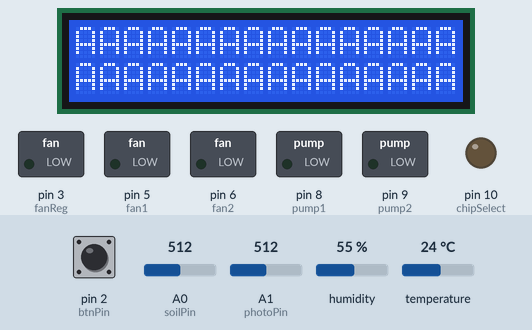
The sketch below on a simulated Arduino Uno, built with avr-gcc and run on an emulated ATmega328P. On the bench: 16×2 character LCD, switched loads named in the sketch (green lamp = pin HIGH), output pins drawn as LEDs (lit = HIGH). The inputs (shaded band) are chosen by the test bench; at power-on: pin 2 (btnPin) HIGH, A0 (soilPin) = 512, A1 (photoPin) = 512, humidity 55 %, temperature 24 °C. Storage starts empty; what the sketch prints to the serial monitor is not drawn.

Above: at 1.3 s.
1.4 s: pin 2 (btnPin) pulled LOW for 0.15 s
At 2.2 s:
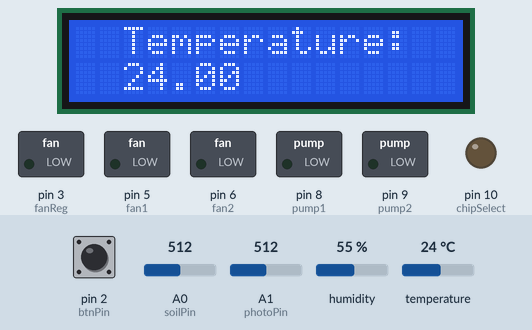
15.5 s: pin 2 (btnPin) pulled LOW for 1 s
At 17.0 s:
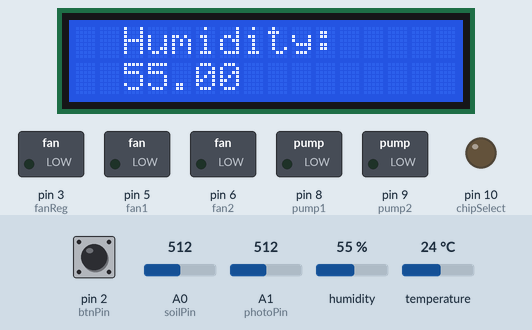
19.5 s: pin 2 (btnPin) pulled LOW for 0.15 s
At 20.0 s:
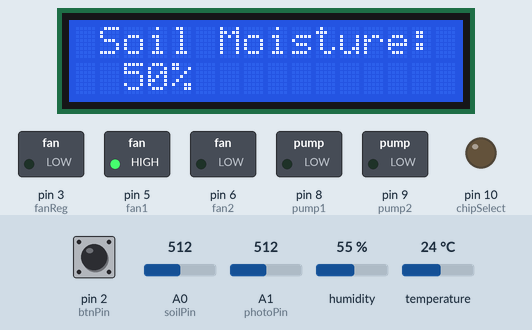
21.1 s: A0 (soilPin) set to 45
At 22.5 s:
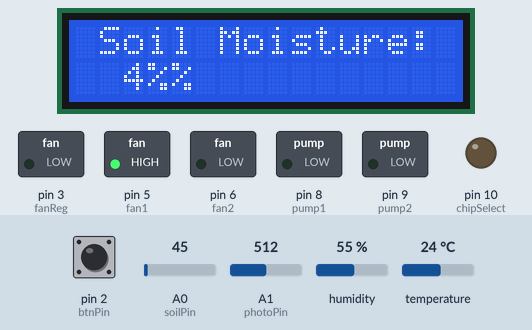
35.1 s: pin 2 (btnPin) pulled LOW for 3.2 s
At 38.1 s:
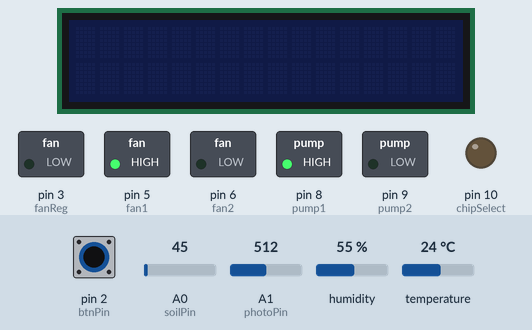
47.5 s: pin 2 (btnPin) pulsed LOW 5 times (0.12 s each, 0.3 s apart)
At 49.0 s:
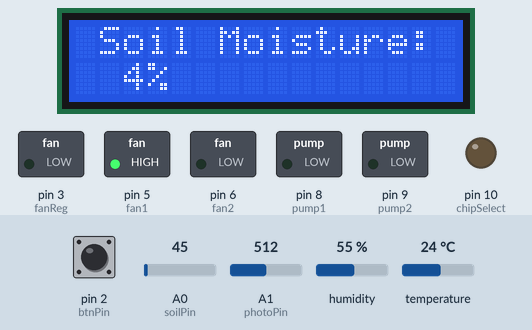
Timing chart, 0 to 73.5 s (numbered marks = the images above; inputs shaded):
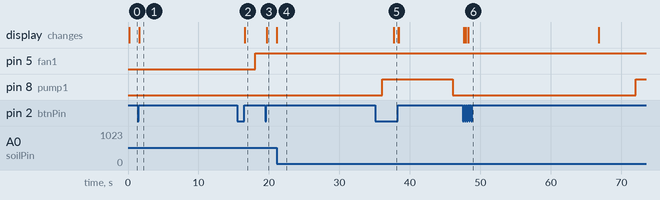

The sketch:

PLANTARONI_MILLIS.ino
```cpp
#include <LiquidCrystal_I2C.h>
#include "DHT.h"
#include <SPI.h>
#include <SD.h>

//All data pins
const int tempPin = 4;
const int btnPin = 2;
const int soilOn = 7;
const int chipSelect = 10;
const int soilPin = A0;
const int photoPin = A1;
const int pump1 = 8;
const int pump2 = 9;
const int fan1 = 5;
const int fan2 = 6;
const int fanReg = 3;


LiquidCrystal_I2C lcd(0x27, 16, 2); //LCD screen setup

File myFile; //File Setup

//Temp&Humid Setup
#define DHTTYPE DHT11
DHT dht(tempPin, DHTTYPE);

//Variables for different sensors
int scrset = -1;
int scrlast;
int laststate;
int perc;
float temp;
float humid;
float value;
float photoData;
bool wasWater = false;
bool water = false;

//ScreenOn Variable
bool isScreenOn = false;

//millis commands
unsigned long currentMillis = 0;
unsigned long previousSDMillis = 0;
unsigned long scrOffCalculate = 0;
unsigned long previousWater =0;
unsigned long previousFan =0;

//millis intervals
const int hourCheck = 18000;
//3600000
const int screenTimeCheck = 18000;
const int waterTime = 10000;
const int fanTime = 30000;

void setup() {
  lcd.init();
  lcd.clear();
  lcd.backlight();      // Make sure backlight is on

  Serial.begin(9600);
  dht.begin();

  pinMode(btnPin, INPUT);
  pinMode(soilPin, INPUT);
  pinMode(photoPin, INPUT);

  pinMode(chipSelect, OUTPUT);

  pinMode(pump1, OUTPUT);
  pinMode(pump2, OUTPUT);

  pinMode(fan1, OUTPUT);
  pinMode(fan2, OUTPUT);
  pinMode(fanReg, OUTPUT);

  digitalWrite(soilOn, LOW);

   if (!SD.begin()) {
    Serial.println("initialization failed!");
    return;
  }
  Serial.println("initialization done.");

  SDWRITE();
}

void loop()
{
  SDCheck();
  scrOnCheck();
  stopAll();
}

 void scrSelect()
 {
  switch (scrset)
  {
    case 0:
      lastscr(scrlast);
      lcd.print("AAAAAA");

    break;

    case 1: //Displays Current temperature
      lastscr(scrlast);
      temp = dht.readTemperature();

      lcd.setCursor(2,0);
      lcd.print("Temperature:");
      lcd.setCursor(2,1);   //Move cursor to character 2 on line 1
      lcd.print(temp);
    break;

    case 2: // Displays current Humidity
      lastscr(scrlast);
      humid = dht.readHumidity();

      lcd.setCursor(2,0);
      lcd.print("Humidity:");
      lcd.setCursor(2,1);   //Set cursor to character 2 on line 0
      lcd.print(humid);
    break;

    case 3: // Displays Soil Moisture
      lastscr(scrlast);
      digitalWrite(soilOn, HIGH);
      value = analogRead(soilPin);
      int per = map(value, 0, 1023, 0, 100);

      lcd.setCursor(1,0);
      lcd.print("Soil Moisture:");
      lcd.setCursor(2,1);
      lcd.print(per);
      lcd.print("%");
      digitalWrite(soilOn, LOW);
    break;

    case 4: // Displays Amount of light in volts
      lastscr(scrlast);
      float photoData = analogRead(photoPin);

      float voltage = (float)photoData * 5 / 1023;
      lcd.setCursor(1,0);
      lcd.print("Sun in volts:");
      lcd.setCursor(2,1);
      lcd.print(voltage);
    break;

    case 5: // Displays when plant last watered (in hours)
      lastscr(scrlast);
      currentMillis = millis();
      float minsSinceWater = (currentMillis - previousWater) / 60000;

      lcd.setCursor(0,0);
      lcd.print("Last Watered:");
      lcd.setCursor(0,1);
      lcd.print(minsSinceWater);
    break;

    case 6: // Displays when data was last recorded
      lastscr(scrlast);
     currentMillis = millis();
    float minsSinceSD = (currentMillis - previousSDMillis) / 60000;

      lcd.setCursor(0,0);
      lcd.print("Last Logged:");
      lcd.setCursor(0,1);
      lcd.print(minsSinceSD);

    break;

    default:
      lastscr(scrlast);

      lcd.setCursor(0,0);
      lcd.print("Plantkiller 3000");
      lcd.setCursor(0,1);
      lcd.print("Reginald is well");

    break;
  }
 }


void whatScreen()
{
  int look = digitalRead(btnPin);

  if (look != laststate)
  {
    if (look == 1)
    {
      currentMillis = millis();
      scrOffCalculate = currentMillis;
      scrset += 1;
      scrset %= 7;
    }
    laststate = look;
  }
}

void lastscr(int)
{
  if (scrlast != scrset)
  {
    lcd.clear();
    scrlast = scrset;
  }
}

void scrOnCheck()
{
  if (isScreenOn == false)
  {
    lcd.clear();
    lcd.noBacklight();
    if(digitalRead(btnPin) == HIGH)
    {
      isScreenOn = true;
      scrOffCalculate = currentMillis;
    }
  }
  if(isScreenOn == true)
  {
    currentMillis = millis();
    lcd.backlight();
    whatScreen();
    scrSelect();
    if (currentMillis - scrOffCalculate >= screenTimeCheck)
    {
        isScreenOn = false;
        scrset = -1;
    }
  }
}

void SDWRITE()
{
  temp = dht.readTemperature();
  humid = dht.readHumidity();

  digitalWrite(soilOn, HIGH);
  value = analogRead(soilPin);
  perc = map(value, 0, 1023, 0, 100);
  digitalWrite(soilOn, LOW);

  float photoData = analogRead(photoPin);
  float voltage = (float)photoData * 5 / 1023;
while(!myFile)
{
  myFile.close();
  myFile = SD.open("data.txt", FILE_WRITE);
}

  if (myFile) {
    Serial.print("Writing to test.txt...");
  //Temperature
  myFile.print(temp);
  myFile.print(", ");
  //Humidity
  myFile.print(humid);
  myFile.print(", ");
  //Soil Moisture
  myFile.print(perc);
  myFile.print(", ");
  //Light Sensor
  myFile.println(voltage);
  // close the file:
    myFile.close();
    Serial.println("done.");
  } else {
    // if the file didn't open, print an error:
    Serial.println("error opening test.txt");
  }
}

void SDCheck()
{
 currentMillis = millis();
  if (currentMillis - previousSDMillis >= hourCheck)
    {
      SDWRITE();
      plantCheck();
      previousSDMillis = currentMillis;
    }
}

void plantCheck()
{
   if(wasWater != true)
      {
        if (perc <= 25)
       {
        waterPlant();
        wasWater = true;
       }
      }
    else if (wasWater == true)
    {
        wasWater = false;
    }

  if (temp >= 24 || humid >= 55)
  {
    fanPlant();
  }
}

void fanPlant()
{
  digitalWrite(fan1, HIGH);
  digitalWrite(fan2, LOW);
  previousFan = millis();
}

void waterPlant()
{
  water = true;
  digitalWrite(pump1, HIGH);
  digitalWrite(pump2, LOW);
  previousWater = millis();
}

void stopAll()
{
 if (water == true)
 {
 if (currentMillis - previousWater >= waterTime)
  {
  digitalWrite(pump1, LOW);
  digitalWrite(pump2, LOW);
  water = false;
  }
 }
  if (currentMillis - previousFan >= fanTime)
  {
  digitalWrite(fan1, LOW);
  digitalWrite(fan2, LOW);
  }
}
```

Measured:
- after the input at 1.4 s, the display: changes after 0.18 s (image 1)
- after the input at 15.5 s, the display: changes after 1.0 s (image 2)
- after the input at 19.5 s, the display: changes after 0.19 s (image 3)
- after the input at 21.1 s, the display: changes at once (image 4)
- after the input at 35.1 s, the display: changes after 2.6 s (image 5)
- after the input at 47.5 s, the display: first changes after 0.17 s (image 6 shows a later state)
